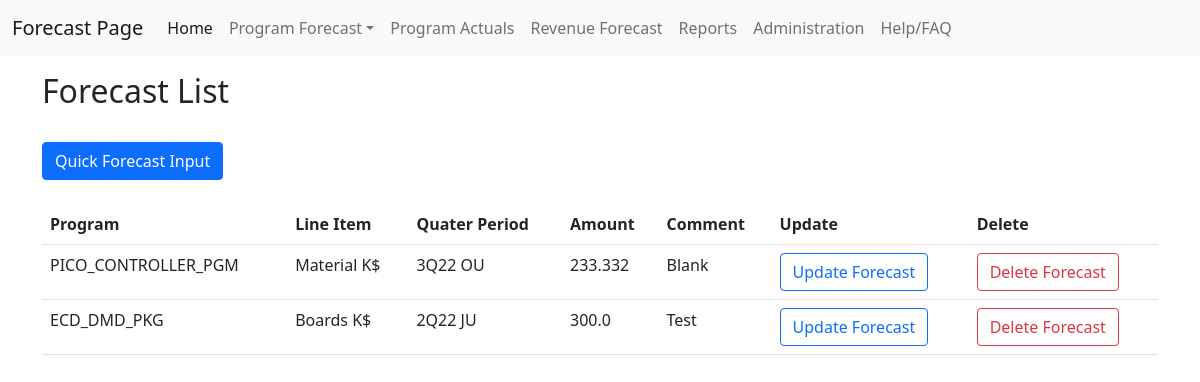
The app's page /forecast/list with its own data.
### forecast/models.py (models this page shows, shortened)
class Forecast(models.Model):
    quarter_period = models.ForeignKey('QuarterPeriod', on_delete=models.CASCADE)
    program = models.ForeignKey('Program', on_delete = models.CASCADE)
    line_item = models.ForeignKey('LineItem', on_delete=models.CASCADE)
    amt = models.FloatField()
    comment = models.CharField(max_length=1000)

class Program(models.Model):
    program = models.CharField(max_length=100)
    program_manager = models.CharField(max_length = 100)
    forecast_this_cycle = models.BooleanField(default=True)
    sbe_2 = models.ForeignKey('Sbe_2', on_delete=models.CASCADE)
    internal_ord_list = models.CharField(max_length=1000, default="")
    def __str__(self):
        return self.program

class LineItem(models.Model):
    line_item = models.CharField(max_length=20)
    def __str__(self):
        return self.line_item

class QuarterPeriod(models.Model):
    quarter_period = models.CharField(max_length=8, null=True)
    forecast_period = models.ForeignKey('ForecastPeriod', on_delete=models.CASCADE)
    enter_inputs = models.BooleanField(default = True)
    def __str__(self):
        return self.quarter_period

### forecast/views.py (the view)
# urls.py: path('forecast/list', views.ForecastListView.as_view(), name = 'forecast_list'),
class ForecastListView(ListView):
    model = Forecast
    show = True
    def get_queryset(self): #this is to filter for data
        model2 = QuarterPeriod
        show = True
        return Forecast.objects.filter(quarter_period__forecast_period__forecast_this_cycle =show).order_by('-program')

### forecast/templates/forecast/forecast_list.html (shortened to what this page needs)
{% extends 'base.html' %}
{% block body_block %}
    <div class="container">
      <br>
      <h2>Forecast List</h2>
      <br>
      <a class = 'btn btn-primary' href="{% url 'forecast_form' %}">Quick Forecast Input</a>
      <br><br>
      <table class = 'table'>
        <tbody>
          <tr>
            <th>Program</th>
            <th>Line Item</th>
            <th>Quater Period</th>
            <th>Amount</th>
            <th>Comment</th>
            <th>Update</th>
            <th>Delete</th>
          </tr>
          {% for pgm in forecast_list %}
          <tr>
            <td>{{pgm.program}}</td>
            <td>{{pgm.line_item}}</td>
            <td>{{pgm.quarter_period}}</td>
            <td>{{pgm.amt}}</td>
            <td>{{pgm.comment}}</td>
            <td><a class = 'btn btn-outline-primary' href="{% url 'forecast_edit' pk=pgm.pk %}">Update Forecast</a></td>
            <td><a class = 'btn btn-outline-danger' href="{% url 'forecast_delete' pk=pgm.pk %}">Delete Forecast</a></td>
          </tr>
          {% endfor %}
        </tbody>
      </table>
    </div>
{% endblock %}

### records on screen
Forecast: program "PICO_CONTROLLER_PGM", line_item "Material K$", quarter_period "3Q22 OU", amt "233.332", comment "Blank"
Forecast: program "ECD_DMD_PKG", line_item "Boards K$", quarter_period "2Q22 JU", amt "300.0", comment "Test"
